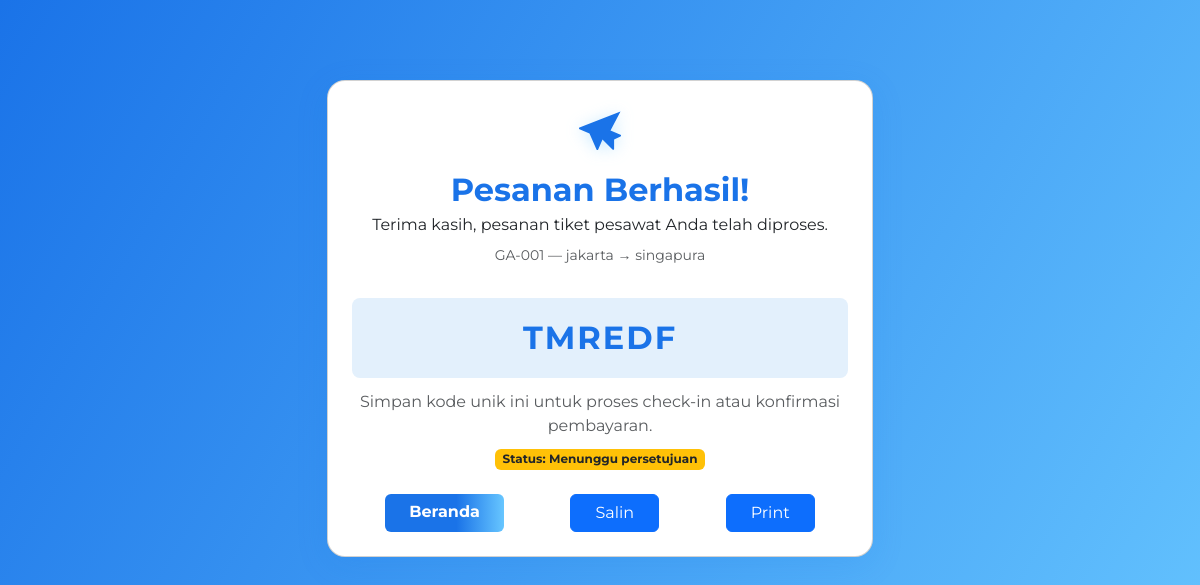
/kode.php?slug=12 (signed in), run on an earlier commit of the app's database.
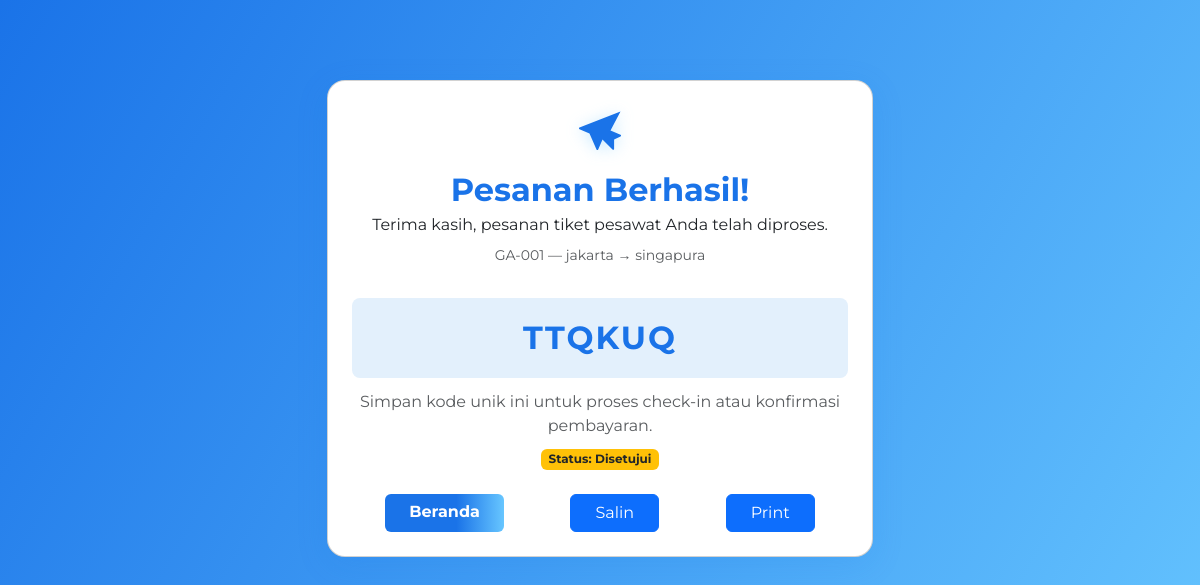
And on a later commit of the database.
### tables this page shows
CREATE TABLE `pesawat` (
  `id` int NOT NULL,
  `nama` varchar(50) NOT NULL,
  `no_penerbangan` varchar(50) NOT NULL,
  `asal` varchar(50) NOT NULL,
  `tujuan` varchar(50) NOT NULL,
  `waktu_berangkat` time DEFAULT NULL,
  `harga` decimal(12,2) NOT NULL,
  `created_at` timestamp NOT NULL DEFAULT CURRENT_TIMESTAMP,
  `updated_at` timestamp NOT NULL DEFAULT CURRENT_TIMESTAMP,
  `waktu_tiba` time DEFAULT NULL,
  `kursi_tersedia` int NOT NULL
);

CREATE TABLE `bookings` (
  `id` int NOT NULL,
  `id_pesawat` int NOT NULL,
  `id_user` int NOT NULL,
  `kode` varchar(50) NOT NULL,
  `status` enum('disetujui','menunggu') NOT NULL,
  `kelas` enum('ekonomi','bisnis','first class') NOT NULL,
  `jumlah` int NOT NULL DEFAULT '1',
  `total_harga` int NOT NULL DEFAULT '0',
  `created_at` timestamp NOT NULL DEFAULT CURRENT_TIMESTAMP
);

### kode.php (the view, shortened to what the changed rows need)
<?php
include "./koneksi.php";
function generateBookingCode(mysqli $mysql, int $length = 6): string
{
    $alphabet = 'ABCDEFGHIJKLMNOPQRSTUVWXYZ';
    $maxIndex = strlen($alphabet) - 1;
    for ($attempt = 0; $attempt < 10; $attempt++) {
        $code = '';
        for ($i = 0; $i < $length; $i++) {
            $idx = random_int(0, $maxIndex);
            $code .= $alphabet[$idx];
        }
        $stmt = $mysql->prepare("SELECT COUNT(*) AS cnt FROM bookings WHERE kode = ?");
        $stmt->bind_param("s", $code);
        $stmt->execute();
        $res = $stmt->get_result()->fetch_assoc();
        if ((int)$res['cnt'] === 0) {
            return $code;
        }
    }
    return strtoupper(substr(uniqid('', true), -$length));
}
$id_param = null;
if (isset($_GET['slug'])) {
    $id_param = (int)$_GET['slug'];
} elseif (isset($_POST['slug'])) {
    $id_param = (int)$_POST['slug'];
}
$user_id = $_SESSION["user_id"];
$stmt = $mysql->prepare("SELECT * FROM users WHERE id = ? LIMIT 1");
$stmt->bind_param("s", $user_id);
$stmt->execute();
$res = $stmt->get_result();
$user_row = $res->fetch_assoc();
$user_id = (int)$user_row['id'];
$stmt = $mysql->prepare("SELECT id, nama, no_penerbangan, asal, tujuan, waktu_berangkat, waktu_tiba, harga, kursi_tersedia FROM pesawat WHERE id = ? LIMIT 1");
$stmt->bind_param("i", $id_param);
$stmt->execute();
$res = $stmt->get_result();
$pesawat = $res->fetch_assoc();
$id_pesawat = (int)$pesawat['id'];
$stmt = $mysql->prepare("SELECT * FROM bookings WHERE id_user = ? AND id_pesawat = ? LIMIT 1");
$stmt->bind_param("ii", $user_id, $id_pesawat);
$stmt->execute();
$res = $stmt->get_result();
$existing_booking = $res->fetch_assoc();
$booking_code = "-";
$status_booking = 'Menunggu persetujuan';
if ($existing_booking) {
    $booking_code = $existing_booking['kode'] ?? "-";
    $status_booking = isset($existing_booking['status']) ? ucfirst($existing_booking['status']) : 'Menunggu persetujuan';
} else {
    try {
        $mysql->begin_transaction();
        $stmt = $mysql->prepare("SELECT kursi_tersedia FROM pesawat WHERE id = ? FOR UPDATE");
        $stmt->bind_param("i", $id_pesawat);
        $stmt->execute();
        $res = $stmt->get_result();
        $row = $res->fetch_assoc();
        $available_seat = (int)$row['kursi_tersedia'];
        if ($available_seat <= 0) {
            $mysql->rollback();
            $booking_code = "-";
            $status_booking = 'Stok penuh';
        } else {
            $new_code = generateBookingCode($mysql, 6);
            $mysql->commit();
            $booking_code = $new_code;
            $status_booking = 'Menunggu persetujuan';
        }
    } catch (Exception $e) {
        if ($mysql->errno) {
            @$mysql->rollback();
        }
        error_log("Booking error: " . $e->getMessage());
        var_dump($e);
        $booking_code = "-";
        $status_booking = 'Terjadi kesalahan. Coba lagi nanti.';
    }
}
$booking_code_html = htmlspecialchars($booking_code, ENT_QUOTES, 'UTF-8');
$status_booking_html = htmlspecialchars($status_booking, ENT_QUOTES, 'UTF-8');
$flight_label = htmlspecialchars(($pesawat['no_penerbangan'] ?? '') . " — " . ($pesawat['asal'] ?? '') . " → " . ($pesawat['tujuan'] ?? ''), ENT_QUOTES, 'UTF-8');
?>
<!DOCTYPE html>
<html lang="id">
<head>
    <link href="https://cdn.jsdelivr.net/npm/bootstrap@5.3.3/dist/css/bootstrap.min.css" rel="stylesheet">
</head>
<body>
    <div class="container">
        <div class="row justify-content-center">
            <div class="col-lg-6 col-md-8">
                <div class="card kode-card p-4">
                    <div class="plane-icon">
                        <svg viewBox="0 0 48 48" aria-hidden="true">
                            <path d="M44.5 6.5L3.5 22.5C2.7 22.8 2.7 23.9 3.5 24.2L13.5 28.5L20.5 44.5C20.8 45.3 21.9 45.3 22.2 44.5L26.5 34.5L36.5 44.5C37.1 45.1 38.1 44.7 38.1 43.9V34.5L44.5 31.5C45.3 31.2 45.3 30.1 44.5 29.8L34.5 25.5L44.5 6.5Z" />
                        </svg>
                    </div>
                    <h2 class="text-center mb-1" style="color:#1a73e8;font-weight:700;">Pesanan Berhasil!</h2>
                    <p class="text-center mb-2">Terima kasih, pesanan tiket pesawat Anda telah diproses.</p>
                    <div class="text-center mb-2 small text-muted"><?= $flight_label ?></div>
                    <div class="kode-unik" id="kodeUnik"><?= $booking_code_html ?></div>
                    <p class="text-center text-muted mb-2">Simpan kode unik ini untuk proses check-in atau konfirmasi pembayaran.</p>
                    <div class="text-center mb-4">
                        <span class="badge bg-warning text-dark">
                            Status: <?= $status_booking_html ?>
                        </span>
                    </div>
                    <div class="d-flex justify-content-around">
                        <a href="index.php" class="btn btn-home px-4">Beranda</a>
                        <button onclick="handleCopy()" class="btn btn-primary px-4">Salin</button>
                        <button onclick="window.print();" class="btn btn-primary px-4">Print</button>
                    </div>
                </div>
            </div>
        </div>
    </div>
</body>
</html>

What changed in the data, as far as the page shows it:
added bookings: kode "TTQKUQ", status "Disetujui"
Also different on the page:
$booking_code_html: "TMREDF" → (not shown)
$status_booking_html: "Menunggu persetujuan" → "Disetujui"
